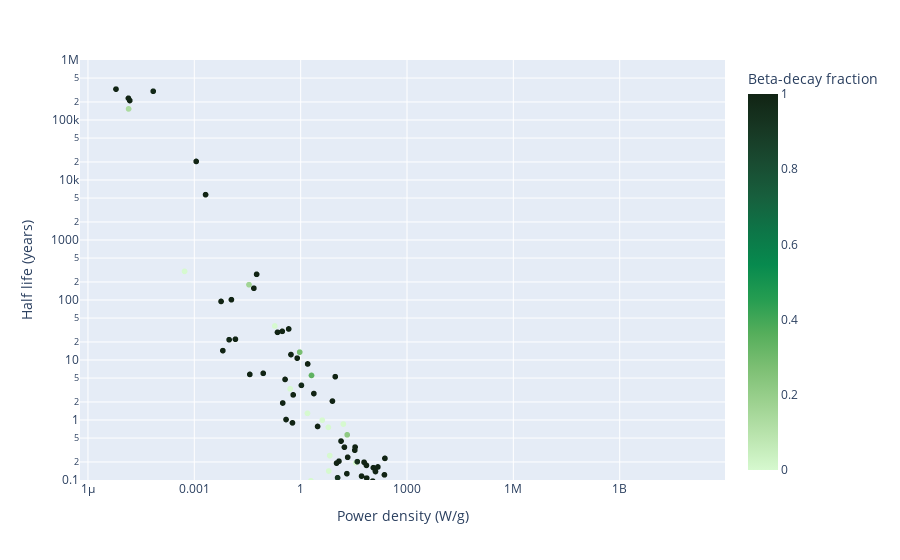

The notebook cell saved with this chart:
### Code cell
px.scatter(power_density_df, x = 'Power density (W/g)', y = 'Half life (years)', hover_name = 'Isotope',
             log_y = True, log_x = True,
             color = 'Beta-decay fraction', color_continuous_scale = 'algae', range_y = [.1, 10**6])

### Figure 1 — Plotly figure (JSON) as saved in the notebook; plotly's stock layout.template omitted (floating-point values rounded to 4 significant figures; data arrays with more than 128 entries replaced by an {"elided": "..."} marker saying what was removed)
{"data": [{"hovertemplate": "<b>%{hovertext}</b><br><br>Power density (W/g)=%{x}<br>Half life (years)=%{y}<br>Beta-decay fraction=%{marker.color}<extra></extra>", "hovertext": {"elided": "3558 str values"}, "legendgroup": "", "marker": {"color": {"elided": "3558 float values"}, "coloraxis": "coloraxis", "symbol": "circle"}, "mode": "markers", "name": "", "showlegend": false, "type": "scattergl", "x": {"elided": "3558 mixed values"}, "xaxis": "x", "y": {"elided": "3558 mixed values"}, "yaxis": "y"}], "layout": {"coloraxis": {"colorbar": {"title": {"text": "Beta-decay fraction"}}, "colorscale": [[0, "rgb(214, 249, 207)"], [0.09091, "rgb(186, 228, 174)"], [0.1818, "rgb(156, 209, 143)"], [0.2727, "rgb(124, 191, 115)"], [0.3636, "rgb(85, 174, 91)"], [0.4545, "rgb(37, 157, 81)"], [0.5455, "rgb(7, 138, 78)"], [0.6364, "rgb(13, 117, 71)"], [0.7273, "rgb(23, 95, 61)"], [0.8182, "rgb(25, 75, 49)"], [0.9091, "rgb(23, 55, 35)"], [1, "rgb(17, 36, 20)"]]}, "legend": {"tracegroupgap": 0}, "margin": {"t": 60}, "xaxis": {"anchor": "y", "domain": [0, 1], "title": {"text": "Power density (W/g)"}, "type": "log"}, "yaxis": {"anchor": "x", "domain": [0, 1], "range": [-1.0, 6.0], "title": {"text": "Half life (years)"}, "type": "log"}}}
